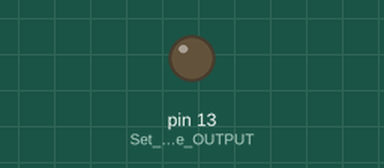
The sketch below on a simulated Arduino Uno, built with avr-gcc and run on an emulated ATmega328P. Parts: output pins drawn as LEDs (lit = HIGH). Dashed ring = blinking.

Above: at 0.7 s.
At 4.0 s:
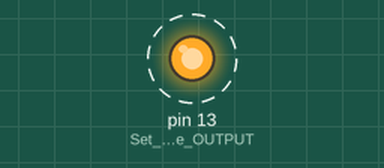
Timing chart, 0 to 4.6 s (numbered marks = the images above):
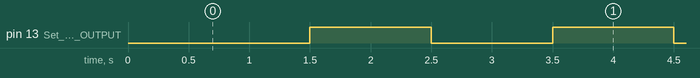

The sketch:

timer0500ms.ino
```cpp
/* Example code with timer intyerrutp that will create an interruption each
 *  500ms using timer1 and prescalar of 256.
Calculations (for 500ms):
  System clock 16 Mhz and Prescalar 256;
  Timer 1 speed = 16Mhz/256 = 62.5 Khz
  Pulse time = 1/62.5 Khz =  16us
  Count up to = 500ms / 16us = 31250 (so this is the value the OCR register should have)*/
bool LED_STATE = true;

int timecount=0;

void setup() {
  pinMode(13, OUTPUT);        //Set the pin to be OUTPUT
  cli();                      //stop interrupts for till we make the settings
  /*1. First we reset the control register to amke sure we start with everything disabled.*/
  TCCR1A = 0;                 // Reset entire TCCR1A to 0
  TCCR1B = 0;                 // Reset entire TCCR1B to 0

  /*2. We set the prescalar to the desired value by changing the CS10 CS12 and CS12 bits. */
  TCCR1B |= B00000100;        //Set CS12 to 1 so we get prescalar 256

  /*3. We enable compare match mode on register A*/
  TIMSK1 |= B00000010;        //Set OCIE1A to 1 so we enable compare match A

  /*4. Set the value of register A to 31250*/
  OCR1A = 31250;             //Finally we set compare register A to this value
  sei();                     //Enable back the interrupts
}

void loop() {
  // put your main code here, to run repeatedly:
}

//With the settings above, this IRS will trigger each 500ms.
ISR(TIMER1_COMPA_vect){
  TCNT1  = 0;                  //First, set the timer back to 0 so it resets for next interrupt

  timecount++;

  if( timecount>=2)
  {
  LED_STATE = !LED_STATE;      //Invert LED state
  digitalWrite(13,LED_STATE);  //Write new state to the LED on pin D5
  timecount=0;
  }
}
```

Measured:
- by itself, pin 13 (Set_the_pin_to_be_OUTPUT): alternates HIGH for 1.0 s and LOW for 1.0 s
